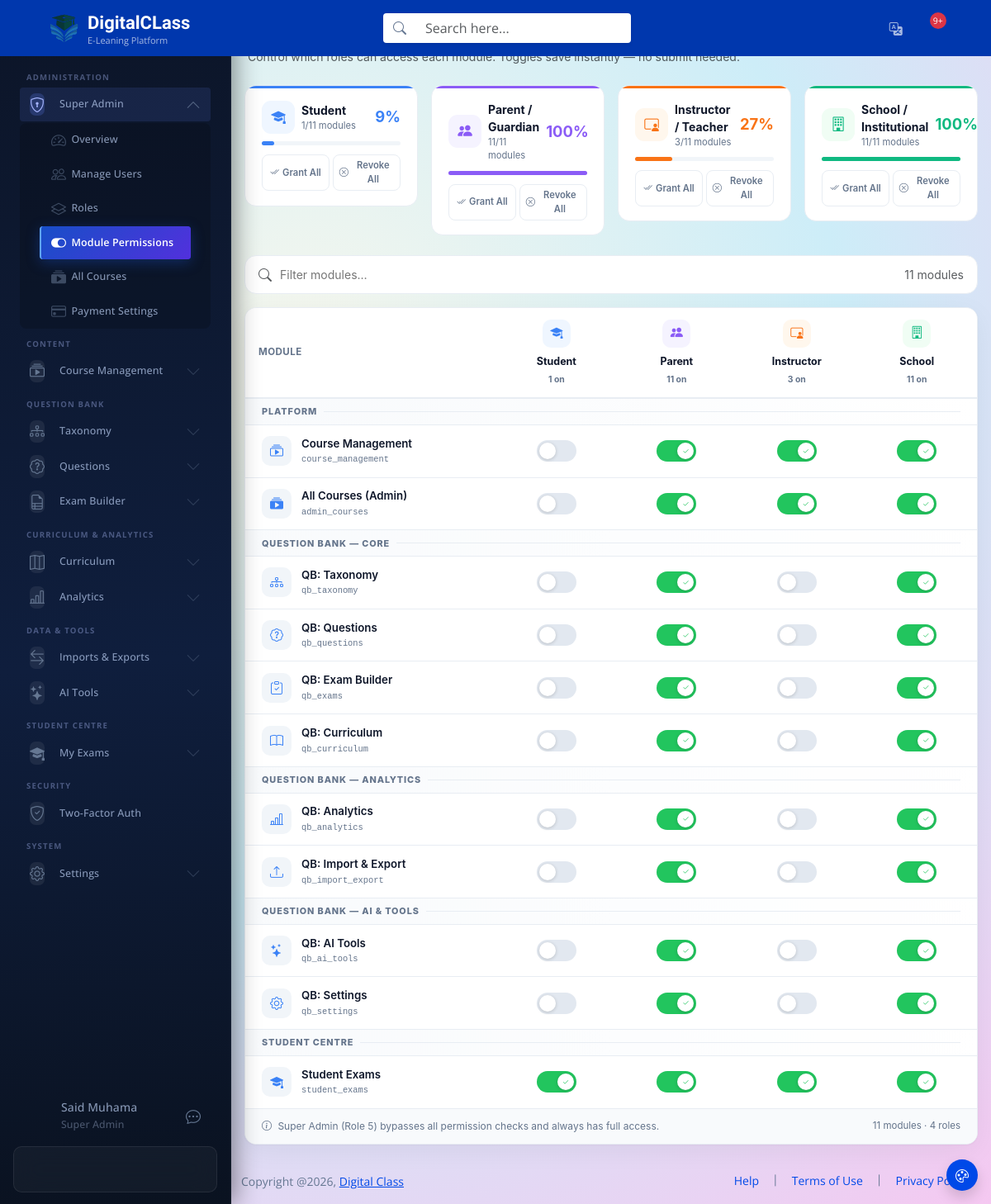
Screenshot of /data_files/?view=admin_permissions (signed in) with the database file from the repository.
### tables this page shows
CREATE TABLE `tbl_user_roles` (
  `id` int(11) NOT NULL AUTO_INCREMENT,
  `role_title` varchar(200) DEFAULT NULL,
  PRIMARY KEY (`id`)
);

CREATE TABLE `tbl_module_permissions` (
  `id` int(11) NOT NULL AUTO_INCREMENT,
  `module_key` varchar(100) NOT NULL,
  `role_id` int(11) NOT NULL,
  `is_enabled` tinyint(1) NOT NULL DEFAULT 1,
  `updated_at` timestamp NOT NULL DEFAULT current_timestamp() ON UPDATE current_timestamp(),
  PRIMARY KEY (`id`),
  UNIQUE KEY `uniq_mr` (`module_key`,`role_id`)
);

### data_files/pages/admin_permissions.php (the view, shortened to what the rows shown need)
<?php
$roles   = $db->query("SELECT id, role_title FROM tbl_user_roles WHERE id != 5 ORDER BY id")->fetch_all(MYSQLI_ASSOC);
$modules = APP_MODULES;
foreach (array_keys($modules) as $mk) {
    foreach ($roles as $r) {
        if ($r['id'] == 1) continue;
        $db->query("INSERT IGNORE INTO tbl_module_permissions (module_key, role_id, is_enabled) VALUES ('" . $db->escape_string($mk) . "', {$r['id']}, 1)");
    }
}
$db->query("INSERT IGNORE INTO tbl_module_permissions (module_key, role_id, is_enabled) VALUES ('student_exams', 1, 1)");
$groups = [
    'Platform'                  => ['course_management', 'admin_courses'],
    'Question Bank — Core'      => ['qb_taxonomy', 'qb_questions', 'qb_exams', 'qb_curriculum'],
    'Question Bank — Analytics' => ['qb_analytics', 'qb_import_export'],
    'Question Bank — AI & Tools'=> ['qb_ai_tools', 'qb_settings'],
    'Student Centre'            => ['student_exams'],
];
$role_meta = [
    1 => ['color' => '#3b82f6', 'bg' => '#eff6ff', 'icon' => 'bi-mortarboard-fill'],
    2 => ['color' => '#8b5cf6', 'bg' => '#f5f3ff', 'icon' => 'bi-people-fill'],
    3 => ['color' => '#f97316', 'bg' => '#fff7ed', 'icon' => 'bi-person-video3'],
    4 => ['color' => '#10b981', 'bg' => '#f0fdf4', 'icon' => 'bi-building'],
];
$matrix = [];
foreach ($modules as $mk => $_) {
    foreach ($roles as $r) $matrix[$mk][$r['id']] = 0;
}
$res = $db->query("SELECT module_key, role_id, is_enabled FROM tbl_module_permissions");
while ($row = $res->fetch_assoc()) {
    if (isset($matrix[$row['module_key']][$row['role_id']])) {
        $matrix[$row['module_key']][$row['role_id']] = (int)$row['is_enabled'];
    }
}
$role_counts = [];
foreach ($roles as $r) {
    $role_counts[$r['id']] = array_sum(array_column(array_map(fn($mk) => ['v' => $matrix[$mk][$r['id']] ?? 0], array_keys($modules)), 'v'));
}
$total_modules = count($modules);
?>
<div id="permPage" class="container-fluid px-3 py-3">
  <div class="row g-3 mb-4">
    <?php foreach ($roles as $r):
      $rm     = $role_meta[$r['id']] ?? ['color'=>'#64748b','bg'=>'#f8fafc','icon'=>'bi-person-fill'];
      $count  = $role_counts[$r['id']] ?? 0;
      $pct    = $total_modules ? round($count / $total_modules * 100) : 0;
    ?>
    <div class="col-6 col-xl-3">
      <div class="role-card" style="--rc-color:<?= $rm['color'] ?>;--rc-bg:<?= $rm['bg'] ?>">
        <div class="d-flex align-items-center gap-2 mb-2">
          <div class="role-icon-wrap"><i class="bi <?= $rm['icon'] ?>"></i></div>
          <div>
            <div class="fw-bold small" style="color:var(--pm-text)"><?= htmlspecialchars($r['role_title']) ?></div>
            <div style="font-size:.7rem;color:var(--pm-muted)"><?= $count ?>/<?= $total_modules ?> modules</div>
          </div>
          <div class="ms-auto fw-bold" style="font-size:1.15rem;color:<?= $rm['color'] ?>"><?= $pct ?>%</div>
        </div>
        <div class="role-progress">
          <div class="role-progress-bar" style="width:<?= $pct ?>%" data-role="<?= $r['id'] ?>" id="bar_<?= $r['id'] ?>"></div>
        </div>
        <div class="role-bulk-btns">
          <button class="role-bulk-btn grant" onclick="bulkToggle(<?= $r['id'] ?>, 1)">
            <i class="bi bi-check2-all"></i> Grant All
          </button>
          <button class="role-bulk-btn revoke" onclick="bulkToggle(<?= $r['id'] ?>, 0)">
            <i class="bi bi-x-circle"></i> Revoke All
          </button>
        </div>
      </div>
    </div>
    <?php endforeach; ?>
  </div>
  <div class="matrix-card">
    <div class="table-responsive">
      <table class="pm-table" id="permMatrix">
        <thead>
          <tr>
            <th class="col-header text-start" style="min-width:230px">
              <div style="font-size:.72rem;font-weight:700;color:var(--pm-muted);letter-spacing:.04em;text-transform:uppercase;padding:.1rem 0">Module</div>
            </th>
            <?php foreach ($roles as $r):
              $rm = $role_meta[$r['id']] ?? ['color'=>'#64748b','bg'=>'#f8fafc','icon'=>'bi-person-fill'];
            ?>
            <th class="col-header" style="--rc-color:<?= $rm['color'] ?>;--rc-bg:<?= $rm['bg'] ?>">
              <div class="col-header-inner">
                <div class="col-role-icon"><i class="bi <?= $rm['icon'] ?>"></i></div>
                <div class="col-role-name"><?= htmlspecialchars(explode(' ', $r['role_title'])[0]) ?></div>
                <div class="col-role-sub" id="col_count_<?= $r['id'] ?>"><?= $role_counts[$r['id']] ?> on</div>
              </div>
            </th>
            <?php endforeach; ?>
          </tr>
        </thead>
        <tbody>
          <?php
          foreach ($groups as $group_label => $group_keys):
            $valid_keys = array_filter($group_keys, fn($k) => isset($modules[$k]));
          ?>
          <tr class="group-row" data-group="<?= htmlspecialchars($group_label) ?>">
            <td colspan="<?= count($roles) + 1 ?>">
              <div class="group-label"><?= htmlspecialchars($group_label) ?></div>
            </td>
          </tr>
          <?php foreach ($valid_keys as $mk):
            $mod = $modules[$mk];
          ?>
          <tr class="mod-row" data-module="<?= $mk ?>" data-label="<?= strtolower($mod['label']) ?>">
            <td class="mod-col">
              <div class="mod-col-inner">
                <div class="mod-icon-wrap">
                  <i class="bi <?= $mod['icon'] ?>"></i>
                </div>
                <div>
                  <div class="mod-name"><?= htmlspecialchars($mod['label']) ?></div>
                  <div class="mod-key"><?= $mk ?></div>
                </div>
              </div>
            </td>
            <?php foreach ($roles as $r):
              $enabled = $matrix[$mk][$r['id']] ?? 0;
            ?>
            <td class="perm-cell">
              <div class="pm-toggle-wrap">
                <label class="pm-toggle" id="wrap_<?= $mk ?>_<?= $r['id'] ?>">
                  <div class="pm-track">
                    <div class="pm-thumb">
                      <i class="bi bi-check2 pm-thumb-check" style="opacity:<?= $enabled ? 1 : 0 ?>"></i>
                    </div>
                  </div>
                </label>
              </div>
            </td>
            <?php endforeach; ?>
          </tr>
          <?php endforeach; ?>
          <?php endforeach; ?>
        </tbody>
      </table>
    </div>
  </div>
</div>

### data_files/pages/side_menu.php (shortened to what the rows shown need)
<ul class="nav flex-column menu-active-line mb-2">
    <li class="nav-item"><a href="../data_files/?view=learning-chat-call" class="nav-link">
            <div class="col px-2 menu-name text-start not-iconic">
                <p class="mb-0 fs-14 lh-20"><?php echo $fullname; ?><br><small
                        class="opacity-50"><?php echo $roleTitle; ?></small>
                </p>
            </div>
        </a></li>
</ul>

### rows the page displays
tbl_user_roles: role_title "Super Admin"
tbl_user_roles: role_title "Student", id "1", id "9"
tbl_user_roles: role_title "Parent / Guardian", id "11", id "100", role_title "Parent"
tbl_user_roles: role_title "Instructor / Teacher", id "3", id "27", role_title "Instructor"
tbl_user_roles: role_title "School / Institutional", id "11", id "100", role_title "School"

### other values shown
$fullname "Said Muhama"
$total_modules "11"
$group_label "PLATFORM"
$mod['label'] "Course Management"
$mk "course_management"
$mod['label'] "All Courses (Admin)"
$mk "admin_courses"
$group_label "QUESTION BANK — CORE"
$mod['label'] "QB: Taxonomy"
$mk "qb_taxonomy"
$mod['label'] "QB: Questions"
$mk "qb_questions"
$mod['label'] "QB: Exam Builder"
$mk "qb_exams"
$mod['label'] "QB: Curriculum"
